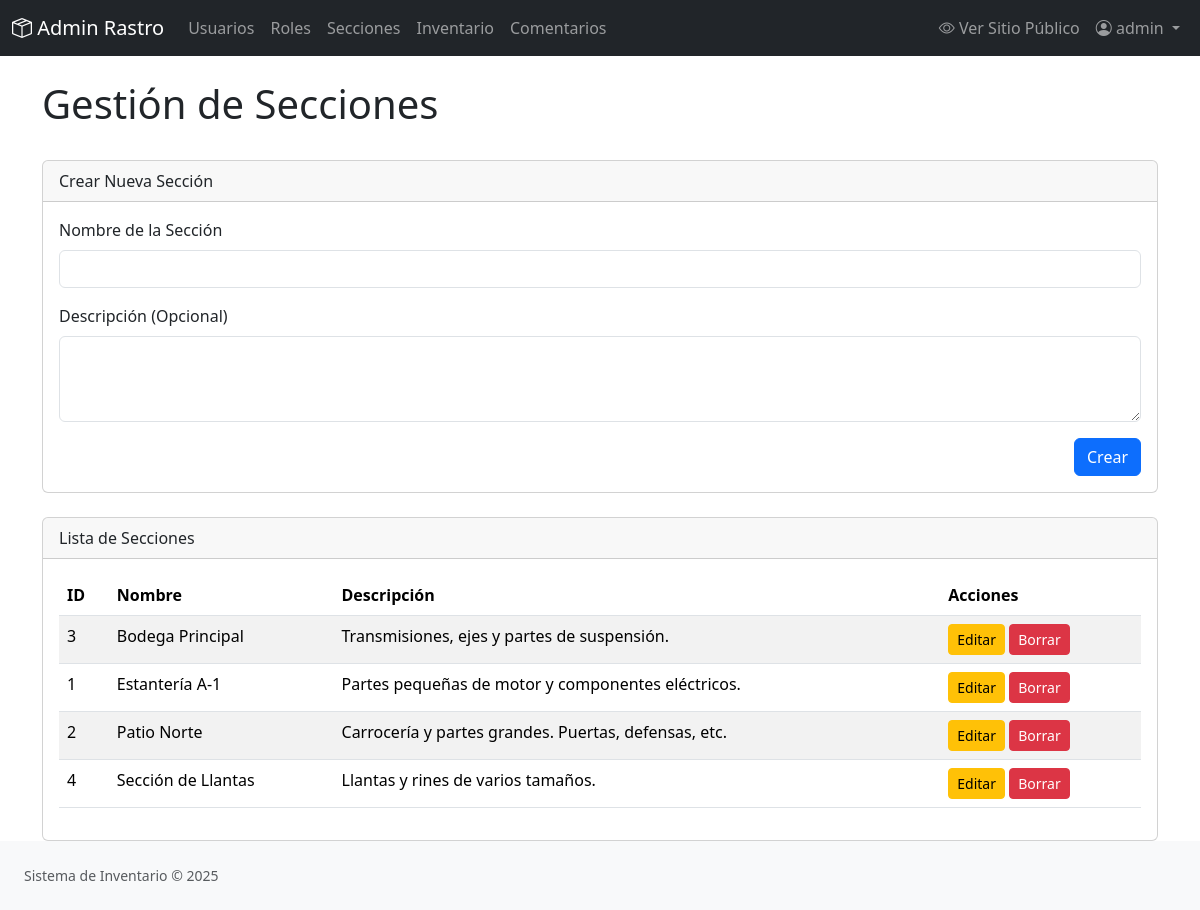
Screenshot of /admin/secciones.php (signed in) with the database file from the repository.
### tables this page shows
CREATE TABLE IF NOT EXISTS `secciones` (
    `id` INT NOT NULL AUTO_INCREMENT,
    `nombre` VARCHAR(100) NOT NULL UNIQUE,
    `descripcion` TEXT,
    PRIMARY KEY (`id`)
);

### admin/secciones.php (called while the page is built, shortened)
<?php
require_once dirname(__DIR__) . '/includes/bootstrap.php';
$pageTitle = 'Gestión de Secciones';
$sectionToEdit = new Section();
$sections = Section::findAll();
require_once ROOT_PATH . '/views/admin/layouts/header.php';
require_once ROOT_PATH . '/views/admin/secciones/index.php';
require_once ROOT_PATH . '/views/admin/layouts/footer.php';

### includes/bootstrap.php (called while the page is built, shortened)
<?php
spl_autoload_register(function ($class) {
    $prefix = 'App\\';
    $base_dir = ROOT_PATH . '/src/';
    $len = strlen($prefix);
    $relative_class = substr($class, $len);
    $file = $base_dir . str_replace('\\', '/', $relative_class) . '.php';
});

### src/Config/Database.php (called while the page is built, shortened)
<?php
class Database
{
    private static ?Database $instance = null;
    private ?PDO $pdo = null;
    private string $host = 'localhost';
    private string $db_name = 'sistema_rastro';
    private string $username = 'root';
    private string $password = '';
    private string $charset = 'utf8mb4';
    private function __construct()
    {
        $dsn = "mysql:host={$this->host};dbname={$this->db_name};charset={$this->charset}";
        $options = [
            PDO::ATTR_ERRMODE            => PDO::ERRMODE_EXCEPTION,
            PDO::ATTR_DEFAULT_FETCH_MODE => PDO::FETCH_ASSOC,
            PDO::ATTR_EMULATE_PREPARES   => false,
        ];
        try {
            $this->pdo = new PDO($dsn, $this->username, $this->password, $options);
        } catch (PDOException $e) {
            throw $e;
        }
    }
    public static function getInstance(): Database
    {
        if (self::$instance === null) {
            self::$instance = new Database();
        }
        return self::$instance;
    }
    public function getConnection(): PDO
    {
        return $this->pdo;
    }
}

### src/Models/Section.php (called while the page is built, shortened)
<?php
class Section
{
    private ?int $id;
    private string $nombre;
    private ?string $descripcion;
    public function __construct(?int $id = null, string $nombre = '', ?string $descripcion = null)
    {
        $this->id = $id;
        $this->nombre = $nombre;
        $this->descripcion = $descripcion;
    }
    public function getId(): ?int
    {
        return $this->id;
    }
    public function getNombre(): string
    {
        return $this->nombre;
    }
    public function getDescripcion(): ?string
    {
        return $this->descripcion;
    }
    public static function findAll(): array
    {
        $pdo = Database::getInstance()->getConnection();
        $stmt = $pdo->query("SELECT * FROM secciones ORDER BY nombre ASC");
        $sections = [];
        while ($data = $stmt->fetch(PDO::FETCH_ASSOC)) {
            $sections[] = new self($data['id'], $data['nombre'], $data['descripcion']);
        }
        return $sections;
    }
}

### views/admin/secciones/index.php (the view, shortened to what this page needs)
<div class="d-flex justify-content-between align-items-center mb-4">
    <h1><?php echo htmlspecialchars($pageTitle); ?></h1>
</div>
<div class="card mb-4">
    <div class="card-header">
        <?php echo $sectionToEdit->getId() ? 'Editar Sección' : 'Crear Nueva Sección'; ?>
    </div>
    <div class="card-body">
        <form action="secciones.php" method="POST">
            <div class="mb-3">
                <label for="nombre" class="form-label">Nombre de la Sección</label>
                <input type="text" class="form-control" id="nombre" name="nombre" value="<?php echo htmlspecialchars($sectionToEdit->getNombre() ?? ''); ?>" required>
            </div>
            <div class="mb-3">
                <label for="descripcion" class="form-label">Descripción (Opcional)</label>
                <textarea class="form-control" id="descripcion" name="descripcion" rows="3"><?php echo htmlspecialchars($sectionToEdit->getDescripcion() ?? ''); ?></textarea>
            </div>
            <div class="d-flex justify-content-end">
                <button type="submit" class="btn btn-primary"><?php echo $sectionToEdit->getId() ? 'Actualizar' : 'Crear'; ?></button>
            </div>
        </form>
    </div>
</div>
<div class="card">
    <div class="card-header">
        <span>Lista de Secciones</span>
    </div>
    <div class="card-body">
        <table class="table table-striped">
            <thead>
                <tr>
                    <th>ID</th>
                    <th>Nombre</th>
                    <th>Descripción</th>
                    <th>Acciones</th>
                </tr>
            </thead>
            <tbody>
                <?php foreach ($sections as $section): ?>
                <tr>
                    <td><?php echo htmlspecialchars($section->getId()); ?></td>
                    <td><?php echo htmlspecialchars($section->getNombre()); ?></td>
                    <td><?php echo htmlspecialchars($section->getDescripcion() ?? 'N/A'); ?></td>
                    <td>
                        <a href="secciones.php?action=edit&id=<?php echo $section->getId(); ?>" class="btn btn-sm btn-warning">Editar</a>
                        <form action="secciones.php" method="POST" onsubmit="return confirm('¿Está seguro de que desea eliminar esta sección?');" style="display: inline;">
                            <button type="submit" class="btn btn-sm btn-danger">Borrar</button>
                        </form>
                    </td>
                </tr>
                <?php endforeach; ?>
            </tbody>
        </table>
    </div>
</div>

### rows the page displays
secciones: id "3", nombre "Bodega Principal", descripcion "Transmisiones, ejes y partes de suspensión."
secciones: id "1", nombre "Estantería A-1", descripcion "Partes pequeñas de motor y componentes eléctricos."
secciones: id "2", nombre "Patio Norte", descripcion "Carrocería y partes grandes. Puertas, defensas, etc."
secciones: id "4", nombre "Sección de Llantas", descripcion "Llantas y rines de varios tamaños."

### other values shown
$_SESSION['username'] "admin"
$pageTitle "Gestión de Secciones"
